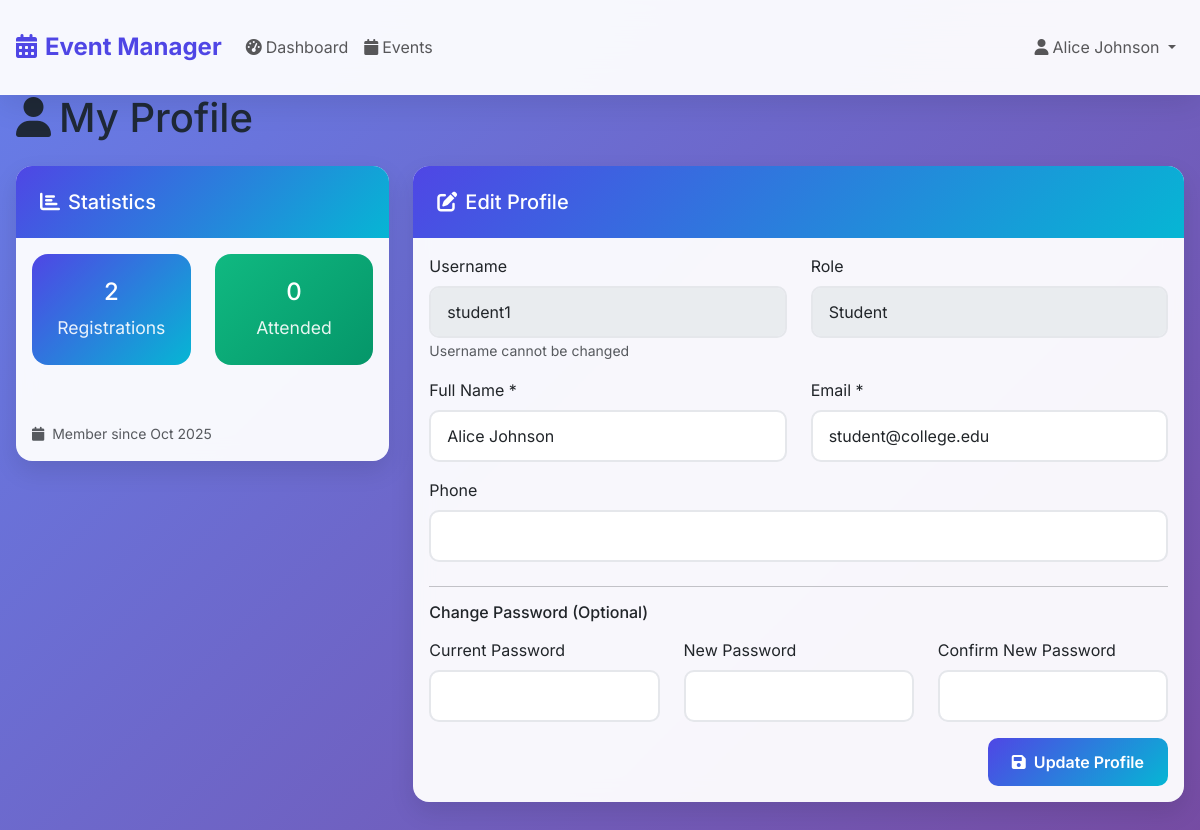
Screenshot of /profile.php (signed in) with the database file from the repository.
### tables this page shows
CREATE TABLE users (
    id INT AUTO_INCREMENT PRIMARY KEY,
    username VARCHAR(50) UNIQUE NOT NULL,
    email VARCHAR(100) UNIQUE NOT NULL,
    password VARCHAR(255) NOT NULL,
    full_name VARCHAR(100) NOT NULL,
    phone VARCHAR(15),
    role ENUM('admin', 'faculty', 'student') DEFAULT 'student',
    status ENUM('active', 'inactive') DEFAULT 'active',
    college_id VARCHAR(20),
    naac_grade ENUM('A++', 'A+', 'A', 'B++', 'B+', 'B', 'C'),
    profile_image VARCHAR(255),
    created_at TIMESTAMP DEFAULT CURRENT_TIMESTAMP,
    updated_at TIMESTAMP DEFAULT CURRENT_TIMESTAMP ON UPDATE CURRENT_TIMESTAMP,
    INDEX idx_college (college_id),
    INDEX idx_role (role)
);

### profile.php (the view, shortened to what this page needs)
<?php
require_once 'config/db.php';
try {
    $stmt = $pdo->prepare("SELECT * FROM users WHERE id = ?");
    $stmt->execute([$_SESSION['user_id']]);
    $user = $stmt->fetch();
    $stmt = $pdo->prepare("SELECT COUNT(*) as total FROM registrations WHERE user_id = ? AND status = 'registered'");
    $stmt->execute([$_SESSION['user_id']]);
    $total_registrations = $stmt->fetch()['total'];
    $stmt = $pdo->prepare("SELECT COUNT(*) as total FROM attendance WHERE user_id = ?");
    $stmt->execute([$_SESSION['user_id']]);
    $total_attended = $stmt->fetch()['total'];
} catch (PDOException $e) {
    $error = 'Error loading profile data.';
}
include 'includes/header.php';
?>
<div class="container py-4">
    <div class="row">
        <div class="col-12">
            <h1 class="mb-4">
                <i class="fas fa-user me-2"></i>My Profile
            </h1>
        </div>
    </div>
    <div class="row">
        <div class="col-lg-4 mb-4">
            <div class="card">
                <div class="card-header">
                    <h5 class="mb-0">
                        <i class="fas fa-chart-bar me-2"></i>Statistics
                    </h5>
                </div>
                <div class="card-body">
                    <div class="row text-center">
                        <div class="col-6 mb-3">
                            <div class="dashboard-card" style="padding: 1.5rem;">
                                <h4><?php echo $total_registrations; ?></h4>
                                <p class="mb-0">Registrations</p>
                            </div>
                        </div>
                        <div class="col-6 mb-3">
                            <div class="dashboard-card" style="padding: 1.5rem; background: linear-gradient(135deg, var(--success-color), #059669);">
                                <h4><?php echo $total_attended; ?></h4>
                                <p class="mb-0">Attended</p>
                            </div>
                        </div>
                    </div>
                    <div class="mt-3">
                        <small class="text-muted">
                            <i class="fas fa-calendar me-1"></i>
                            Member since <?php echo date('M Y', strtotime($user['created_at'])); ?>
                        </small>
                    </div>
                </div>
            </div>
        </div>
        <div class="col-lg-8">
            <div class="card">
                <div class="card-header">
                    <h5 class="mb-0">
                        <i class="fas fa-edit me-2"></i>Edit Profile
                    </h5>
                </div>
                <div class="card-body">
                    <form method="POST" class="needs-validation" novalidate>
                        <div class="row">
                            <div class="col-md-6 mb-3">
                                <label for="username" class="form-label">Username</label>
                                <input type="text" class="form-control" id="username"
                                       value="<?php echo htmlspecialchars($user['username']); ?>" disabled>
                                <small class="text-muted">Username cannot be changed</small>
                            </div>
                            <div class="col-md-6 mb-3">
                                <label for="role" class="form-label">Role</label>
                                <input type="text" class="form-control" id="role"
                                       value="<?php echo ucfirst($user['role']); ?>" disabled>
                            </div>
                        </div>
                        <div class="row">
                            <div class="col-md-6 mb-3">
                                <label for="full_name" class="form-label">Full Name *</label>
                                <input type="text" class="form-control" id="full_name" name="full_name"
                                       value="<?php echo htmlspecialchars($user['full_name']); ?>" required>
                            </div>
                            <div class="col-md-6 mb-3">
                                <label for="email" class="form-label">Email *</label>
                                <input type="email" class="form-control" id="email" name="email"
                                       value="<?php echo htmlspecialchars($user['email']); ?>" required>
                            </div>
                        </div>
                        <div class="mb-4">
                            <label for="phone" class="form-label">Phone</label>
                            <input type="tel" class="form-control" id="phone" name="phone"
                                   value="<?php echo htmlspecialchars($user['phone']); ?>">
                        </div>
                        <hr>
                        <h6 class="mb-3">Change Password (Optional)</h6>
                        <div class="row">
                            <div class="col-md-4 mb-3">
                                <label for="current_password" class="form-label">Current Password</label>
                                <input type="password" class="form-control" id="current_password" name="current_password">
                            </div>
                            <div class="col-md-4 mb-3">
                                <label for="new_password" class="form-label">New Password</label>
                                <input type="password" class="form-control" id="new_password" name="new_password" minlength="6">
                            </div>
                            <div class="col-md-4 mb-3">
                                <label for="confirm_password" class="form-label">Confirm New Password</label>
                                <input type="password" class="form-control" id="confirm_password" name="confirm_password" minlength="6">
                            </div>
                        </div>
                        <div class="text-end">
                            <button type="submit" class="btn btn-primary">
                                <i class="fas fa-save me-2"></i>Update Profile
                            </button>
                        </div>
                    </form>
                </div>
            </div>
        </div>
    </div>
</div>
<?php include 'includes/footer.php'; ?>

### style.css (style rules this page uses)
:root { --primary-color: #4f46e5; --secondary-color: #06b6d4; --success-color: #10b981; --warning-color: #f59e0b; --danger-color: #ef4444; --dark-color: #1f2937; --light-color: #f8fafc; --border-color: #e5e7eb; }
* { margin: 0; padding: 0; box-sizing: border-box; }
body { font-family: 'Inter', -apple-system, BlinkMacSystemFont, sans-serif; background: linear-gradient(135deg, #667eea 0%, #764ba2 100%); min-height: 100vh; color: var(--dark-color); margin: 0; padding: 0; width: 100vw; overflow-x: hidden; }
.card { border: none; border-radius: 16px; box-shadow: 0 10px 25px rgba(0, 0, 0, 0.1); transition: transform 0.3s ease, box-shadow 0.3s ease; background: rgba(255, 255, 255, 0.95); backdrop-filter: blur(10px); }
.card-header { background: linear-gradient(135deg, var(--primary-color), var(--secondary-color)); color: white; border-radius: 16px 16px 0 0 !important; border: none; padding: 1.5rem; }
.btn { border-radius: 10px; font-weight: 600; padding: 0.75rem 1.5rem; transition: all 0.3s ease; border: none; }
.btn-primary { background: linear-gradient(135deg, var(--primary-color), var(--secondary-color)); border: none; }
.form-control { border-radius: 10px; border: 2px solid var(--border-color); padding: 0.75rem 1rem; transition: all 0.3s ease; }
.dashboard-card { background: linear-gradient(135deg, var(--primary-color), var(--secondary-color)); color: white; border-radius: 16px; padding: 2rem; margin-bottom: 1.5rem; }
.dashboard-card p { opacity: 0.9; font-size: 1.1rem; }
.container { width: 100%; max-width: 100vw; padding: 1rem; }

### rows the page displays
users: created_at "Oct 2025", username "student1", role "Student", full_name "Alice Johnson", email "student@college.edu"

### other values shown
$_SESSION['full_name'] "Alice Johnson"
$total_registrations "2"
$total_attended "0"
